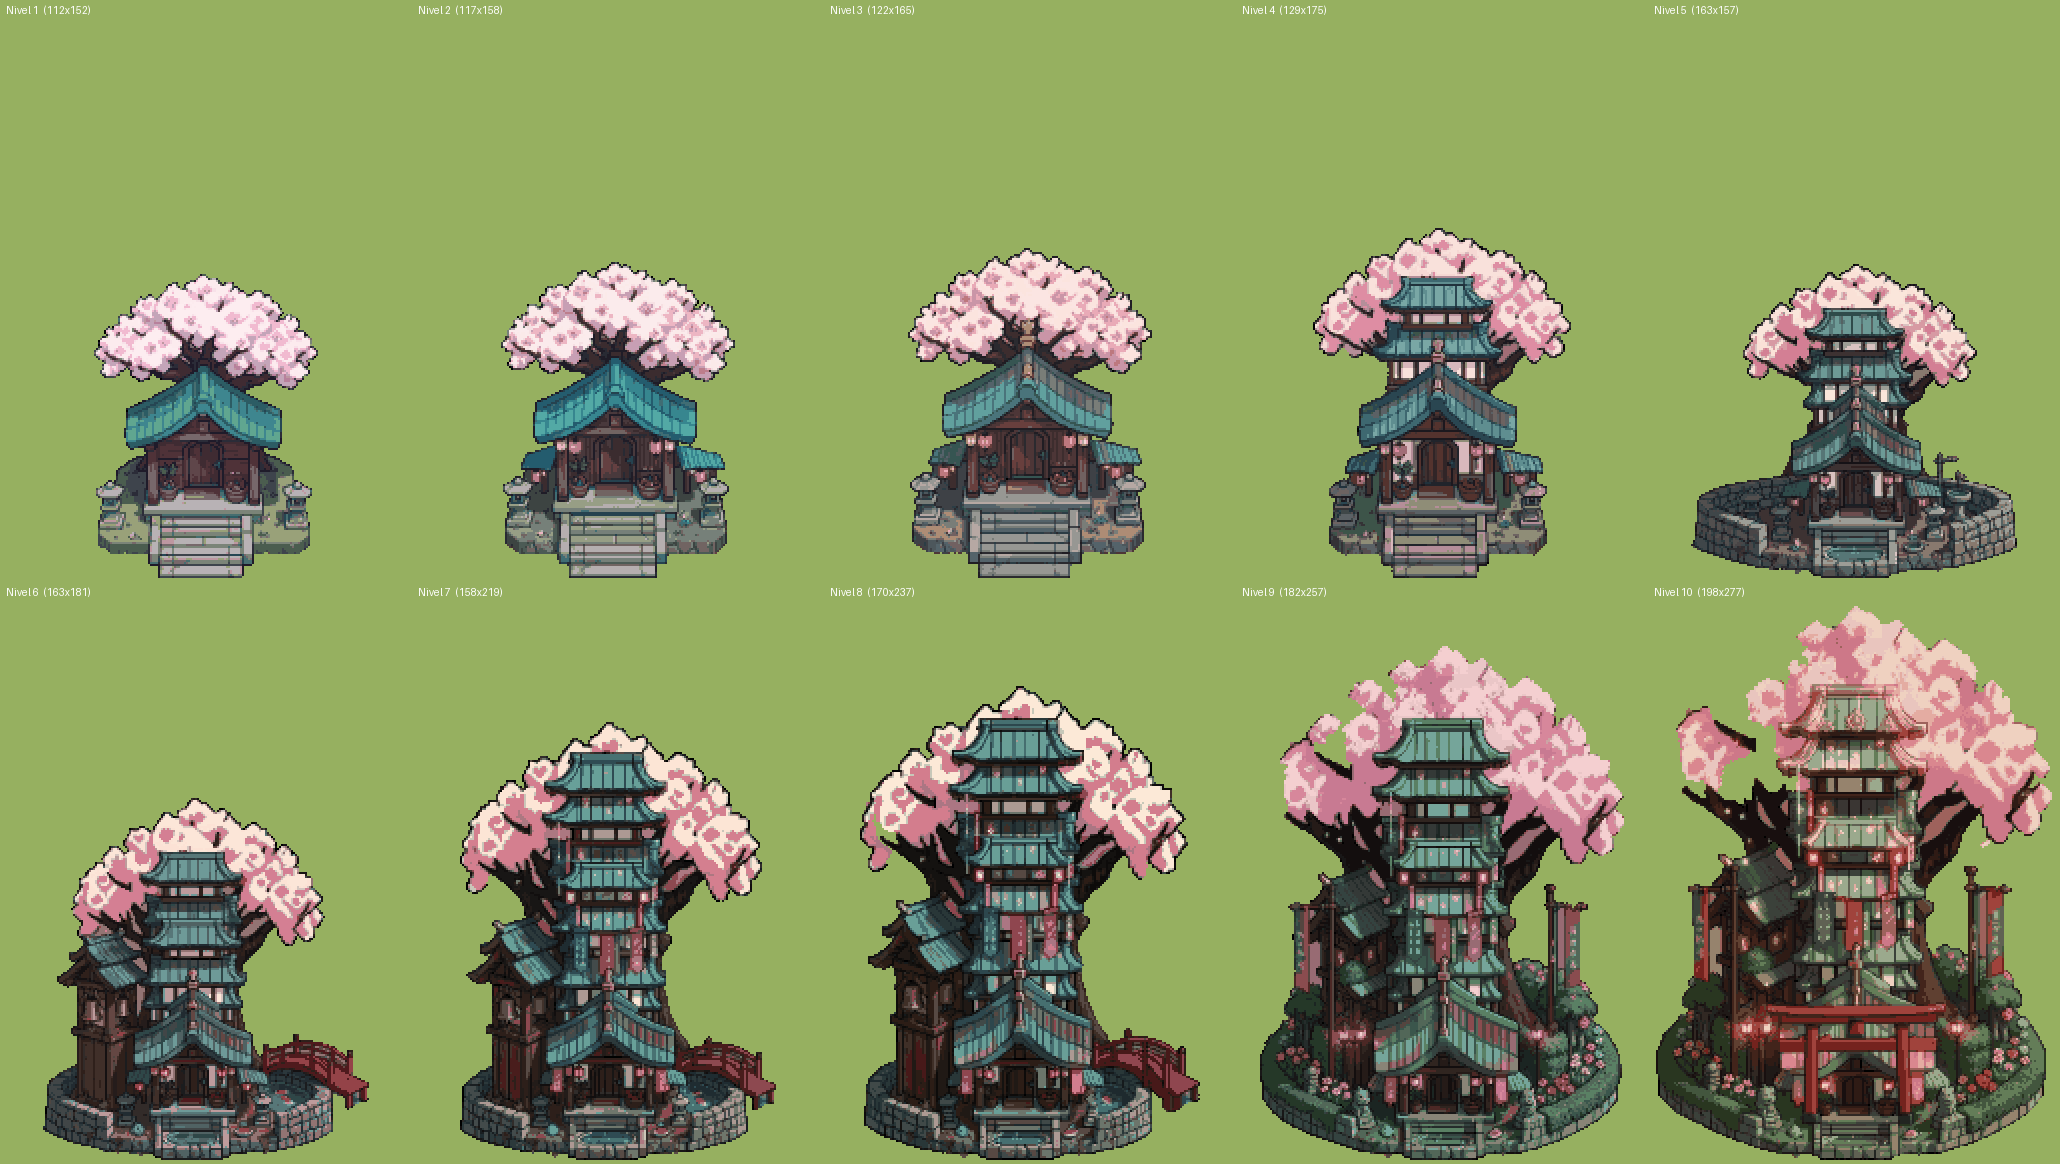

Generate this figure with Python:
"""Templo en 10 niveles: klein/nNN.png (1024², fondo magenta) → final/templo_NN.png a escala nativa + hoja.png.
Misma reducción que los edificios del pueblo (edificios_pueblo/reducir.py con la máscara de sombras moradas de
hoja_edificios.py, 24 colores, poda). Tamaño de cada nivel en TAM (nivel 1 = 112×152 = santuario actual).

Uso: python -I assets/gen/pixel/templo_niveles/hoja.py   (desde la raíz del repo)
"""
import sys
from pathlib import Path
import numpy as np
from PIL import Image, ImageDraw
sys.path.insert(0, 'assets/gen/pixel/edificios_pueblo')
import reducir as R
from scipy import ndimage


def fondo(a):
    """Fondo = lo de color de fondo CONECTADO AL BORDE (relleno desde fuera que se para en el contorno oscuro del
    dibujo), así los pétalos rosas de dentro de la copa no se borran aunque su matiz se parezca al fondo.
    Color de fondo: el magenta de Klein (y su deriva en la cadena, p. ej. 176,110,130: mediana de las esquinas) y sus
    sombras moradas (mismo matiz, más oscuras). Luego solo la mancha opaca mayor, con sus huecos rellenos."""
    r, g, b = a[..., 0], a[..., 1], a[..., 2]
    h, w = g.shape
    c0 = np.median(np.array([a[4, 4], a[4, w - 5], a[h - 5, 4], a[h - 5, w - 5]]), 0)
    su = a.sum(-1)
    mat = np.abs(a / su.clip(1)[..., None] - c0 / c0.sum()).sum(-1) < 0.06
    cand = ((r - g > 45) & (b - g > 30) & (g < 120)) | (np.abs(a - c0).sum(-1) < 50) | (mat & (su <= c0.sum() * 1.05))
    cand |= (r - g > 30) & (b - g > 18) & (su < c0.sum())   # sombra morada (más saturada que el fondo: 98,52,80)
    cand &= su > 120                      # el contorno oscuro nunca es fondo: frena el relleno
    lab, n = ndimage.label(cand)
    borde = np.unique(np.concatenate([lab[0], lab[-1], lab[:, 0], lab[:, -1]]))
    bg = np.isin(lab, borde[borde > 0])
    lab, n = ndimage.label(ndimage.binary_opening(~bg, iterations=2))
    big = ndimage.binary_fill_holes(lab == (np.bincount(lab.ravel())[1:].argmax() + 1))
    return ~big


R.fondo = fondo
R.COLORES = 24
B = Path('assets/gen/pixel/templo_niveles')
# Tamaño en el juego de cada nivel: progresión fija de la raíz del área (√(ancho×alto), px); nivel 1 = 131 (el
# santuario actual, 112×152). Por área y no por ancho porque el muro del nivel 5 lo ensancha sin hacerlo más alto.
# (La escala acumulada de escalas.txt daba saltos —nivel 10 a 869 px— porque la IA no llena el sitio que se le
# deja; escalas.txt queda solo como registro.)
TAM = [131, 136, 142, 150, 160, 172, 186, 200, 216, 234]



niveles = sorted(B.glob('klein/n[0-9][0-9].png'))

(B / 'final').mkdir(exist_ok=True)
sprites = []
for f in niveles:
    t = TAM[int(f.stem[1:]) - 1]
    p = R.reducir(f, 100)
    r = R.podar(R.reducir(f, round(t * (p.width / p.height) ** 0.5)))
    r.save(B / f'final/templo_{f.stem[1:]}.png')
    sprites.append(r)
Z, CW = 2, max(s.width for s in sprites) + 8
CH = max(s.height for s in sprites) + 14
cols = 5
sheet = Image.new('RGBA', (cols * CW * Z, ((len(sprites) + cols - 1) // cols) * CH * Z), (150, 176, 96, 255))
d = ImageDraw.Draw(sheet)
for i, s in enumerate(sprites):
    cx, cy = (i % cols) * CW * Z, (i // cols) * CH * Z
    big = s.resize((s.width * Z, s.height * Z), Image.NEAREST)
    sheet.alpha_composite(big, (cx + (CW * Z - big.width) // 2, cy + CH * Z - big.height - 2 * Z))
    d.text((cx + 6, cy + 4), f'Nivel {i + 1}  ({s.width}x{s.height})', fill=(255, 255, 255, 255))
sheet.save(B / 'hoja.png')
print('ok', [s.size for s in sprites])
